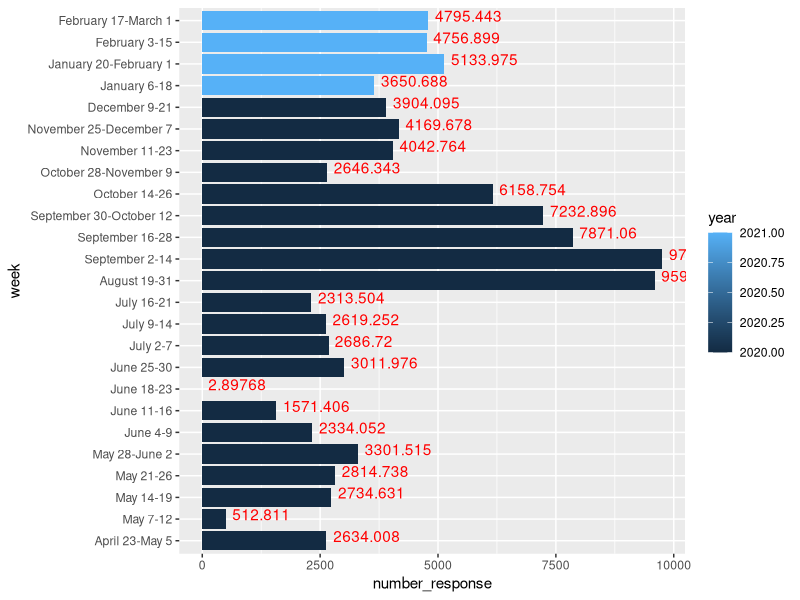

Here is the R script that generated this plot:
setwd("~/Desktop/DS 340W/paper data")

library("data.table")
library("ggplot2")

data <- fread("Mental_Health.csv")#https://data.cdc.gov/NCHS/Indicators-of-Anxiety-or-Depression-Based-on-Repor/8pt5-q6wp
sample_data<- fread("Num_Response.csv")#https://www.cdc.gov/nchs/covid19/pulse/mental-health.htm

#sample_data processing
sample_data$weighted_response_rate <- as.numeric(sub("%","",sample_data$weighted_response_rate))/100
sample_data$sample_size <- (sub(",","",sample_data$sample_size))
sample_data$number_response <- sample_data$weighted_response_rate * as.numeric(sample_data$sample_size)
sample_data$year <- 2020 
sample_data$year[22:25] <- 2021

#graph of sample number
test1 <- factor(sample_data$week,levels = sample_data$week)
graph_numberResponse <- data.frame(test1,sample_data$number_response, sample_data$year)# <- sample_data[,.(week,number_response)]

setnames(graph_numberResponse,"test1","week")
setnames(graph_numberResponse,"sample_data.number_response","number_response")
setnames(graph_numberResponse,"sample_data.year","year")

p <- ggplot(data = graph_numberResponse, mapping = aes(x = number_response, y = week))
p + geom_col(mapping = aes(fill = year))+ geom_text(mapping = aes(label = number_response),colour = 'red', vjust = 0.1, hjust = - 0.1)

#National Estimate
national<- data[Group == 'National Estimate']

#byAge

#byGneder

#byRace/Hispanic ethnicity

